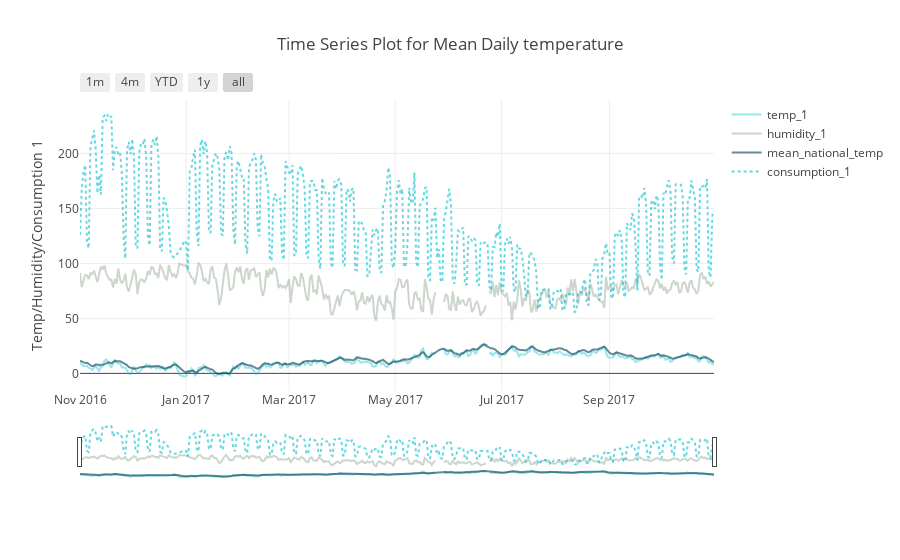

This figure's notebook cell:
### Code cell
trace1 = go.Scatter(
        x=groupBy_whole.temp_1.index, 
        y=groupBy_whole.temp_1, 
        mode = 'lines',
        name = 'temp_1',
        marker = dict(color = 'rgba(0, 191, 205, 0.4)'))
trace2 = go.Scatter(
        x=groupBy_whole.humidity_1.index, 
        y=groupBy_whole.humidity_1, 
        mode = 'lines',
        name = 'humidity_1',
        marker = dict(color = 'rgba(1, 50, 2, 0.2)'))
trace3 = go.Scatter(
        x=groupBy_whole.mean_national_temp.index, 
        y=groupBy_whole.mean_national_temp, 
        mode = 'lines',
        name = 'mean_national_temp',
        marker = dict(color = 'rgba(0, 61, 80, 0.6)'))
trace4 = go.Scatter(
        x=groupBy_whole.consumption_1.index, 
        y=groupBy_whole.consumption_1, 
        name = 'consumption_1',
        line = dict(
            color = 'rgba(0, 191, 205, 0.6)',
            width = 2,
            dash = 'dot'))

data = [trace1, trace2, trace3, trace4]

layout = dict(
    title="Time Series Plot for Mean Daily temperature",
    xaxis=dict(
        rangeselector=dict(
            buttons=list([
                dict(count=1,
                     label='1m',
                     step='month',
                     stepmode='backward'),
                dict(count=4,
                     label='4m',
                     step='month',
                     stepmode='backward'),
                dict(count=1,
                    label='YTD',
                    step='year',
                    stepmode='todate'),
                dict(count=1,
                    label='1y',
                    step='year',
                    stepmode='backward'),
                dict(step='all')
            ])
        ),
        rangeslider=dict(
            visible = True
        ),
        type='date'
    ),
    yaxis={'title':'Temp/Humidity/Consumption 1'}
)
fig=dict(data=data,layout=layout)
iplot(fig)

### Figure 1 — Plotly figure (JSON) as saved in the notebook; plotly's stock layout.template omitted (floating-point values rounded to 4 significant figures; data arrays with more than 128 entries replaced by an {"elided": "..."} marker saying what was removed)
{"data": [{"marker": {"color": "rgba(0, 191, 205, 0.4)"}, "mode": "lines", "name": "temp_1", "type": "scatter", "uid": "fb2f53e0-981d-430e-a4d8-7cc8812f34ea", "x": {"elided": "365 str values"}, "y": {"elided": "365 float values"}}, {"marker": {"color": "rgba(1, 50, 2, 0.2)"}, "mode": "lines", "name": "humidity_1", "type": "scatter", "uid": "bcf03bd0-c5cf-4df8-8acb-b0c9f68a0b44", "x": {"elided": "365 str values"}, "y": {"elided": "365 float values"}}, {"marker": {"color": "rgba(0, 61, 80, 0.6)"}, "mode": "lines", "name": "mean_national_temp", "type": "scatter", "uid": "9dd4d411-38bc-49f0-8b64-338a91f166fd", "x": {"elided": "365 str values"}, "y": {"elided": "365 float values"}}, {"line": {"color": "rgba(0, 191, 205, 0.6)", "dash": "dot", "width": 2}, "name": "consumption_1", "type": "scatter", "uid": "6f1a7ae9-39a1-437f-975d-dfd1da993cff", "x": {"elided": "365 str values"}, "y": {"elided": "365 float values"}}], "layout": {"title": {"text": "Time Series Plot for Mean Daily temperature"}, "xaxis": {"rangeselector": {"buttons": [{"count": 1, "label": "1m", "step": "month", "stepmode": "backward"}, {"count": 4, "label": "4m", "step": "month", "stepmode": "backward"}, {"count": 1, "label": "YTD", "step": "year", "stepmode": "todate"}, {"count": 1, "label": "1y", "step": "year", "stepmode": "backward"}, {"step": "all"}]}, "rangeslider": {"visible": true}, "type": "date"}, "yaxis": {"title": {"text": "Temp/Humidity/Consumption 1"}}}}
